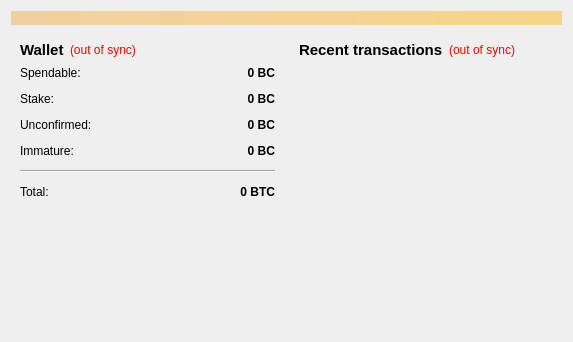
<?xml version="1.0" encoding="UTF-8"?>
<ui version="4.0">
 <class>OverviewPage</class>
 <widget class="QWidget" name="OverviewPage">
  <property name="geometry">
   <rect>
    <x>0</x>
    <y>0</y>
    <width>573</width>
    <height>342</height>
   </rect>
  </property>
  <property name="windowTitle">
   <string>Form</string>
  </property>
  <layout class="QVBoxLayout" name="topLayout">
   <item>
    <widget class="QLabel" name="labelAlerts">
     <property name="visible">
      <bool>false</bool>
     </property>
     <property name="styleSheet">
      <string notr="true">background-color: qlineargradient(x1: 0, y1: 0, x2: 1, y2: 0, stop:0 #F0D0A0, stop:1 #F8D488);  color:#000000
</string>
     </property>
     <property name="wordWrap">
      <bool>true</bool>
     </property>
     <property name="margin">
      <number>3</number>
     </property>
    </widget>
   </item>
   <item>
    <layout class="QHBoxLayout" name="horizontalLayout" stretch="1,1">
     <item>
      <layout class="QVBoxLayout" name="verticalLayout_2">
       <item>
        <widget class="QWidget" name="widget" native="true">
         <layout class="QVBoxLayout" name="verticalLayout_4">
          <item>
           <layout class="QHBoxLayout" name="horizontalLayout_4">
            <item>
             <widget class="QLabel" name="label_5">
              <property name="font">
               <font>
                <pointsize>11</pointsize>
                <weight>75</weight>
                <bold>true</bold>
               </font>
              </property>
              <property name="text">
               <string>Wallet</string>
              </property>
             </widget>
            </item>
            <item>
             <widget class="QLabel" name="labelWalletStatus">
              <property name="toolTip">
               <string>The displayed information may be out of date. Your wallet automatically synchronizes with the Crave network after a connection is established, but this process has not completed yet.</string>
              </property>
              <property name="styleSheet">
               <string notr="true">QLabel { color: red; }</string>
              </property>
              <property name="text">
               <string notr="true">(out of sync)</string>
              </property>
              <property name="alignment">
               <set>Qt::AlignLeading|Qt::AlignLeft|Qt::AlignVCenter</set>
              </property>
             </widget>
            </item>
            <item>
             <spacer name="horizontalSpacer_2">
              <property name="orientation">
               <enum>Qt::Horizontal</enum>
              </property>
              <property name="sizeHint" stdset="0">
               <size>
                <width>40</width>
                <height>20</height>
               </size>
              </property>
             </spacer>
            </item>
           </layout>
          </item>
          <item>
           <layout class="QFormLayout" name="formLayout_2">
            <property name="fieldGrowthPolicy">
             <enum>QFormLayout::AllNonFixedFieldsGrow</enum>
            </property>
            <property name="horizontalSpacing">
             <number>12</number>
            </property>
            <property name="verticalSpacing">
             <number>12</number>
            </property>
            <item row="0" column="0">
             <widget class="QLabel" name="label">
              <property name="text">
               <string>Spendable:</string>
              </property>
             </widget>
            </item>
            <item row="0" column="1">
             <widget class="QLabel" name="labelBalance">
              <property name="font">
               <font>
                <weight>75</weight>
                <bold>true</bold>
               </font>
              </property>
              <property name="cursor">
               <cursorShape>IBeamCursor</cursorShape>
              </property>
              <property name="toolTip">
               <string>Your current spendable balance</string>
              </property>
              <property name="text">
               <string notr="true">0 BC</string>
              </property>
              <property name="alignment">
               <set>Qt::AlignRight|Qt::AlignTrailing|Qt::AlignVCenter</set>
              </property>
              <property name="textInteractionFlags">
               <set>Qt::LinksAccessibleByMouse|Qt::TextSelectableByKeyboard|Qt::TextSelectableByMouse</set>
              </property>
             </widget>
            </item>
            <item row="1" column="0">
             <widget class="QLabel" name="label_6">
              <property name="text">
               <string>Stake:</string>
              </property>
             </widget>
            </item>
            <item row="1" column="1">
             <widget class="QLabel" name="labelStake">
              <property name="font">
               <font>
                <weight>75</weight>
                <bold>true</bold>
               </font>
              </property>
              <property name="cursor">
               <cursorShape>IBeamCursor</cursorShape>
              </property>
              <property name="toolTip">
               <string>Total of coins that was staked, and do not yet count toward the current balance</string>
              </property>
              <property name="text">
               <string notr="true">0 BC</string>
              </property>
              <property name="alignment">
               <set>Qt::AlignRight|Qt::AlignTrailing|Qt::AlignVCenter</set>
              </property>
              <property name="textInteractionFlags">
               <set>Qt::LinksAccessibleByMouse|Qt::TextSelectableByKeyboard|Qt::TextSelectableByMouse</set>
              </property>
             </widget>
            </item>
            <item row="2" column="0">
             <widget class="QLabel" name="label_3">
              <property name="text">
               <string>Unconfirmed:</string>
              </property>
             </widget>
            </item>
            <item row="2" column="1">
             <widget class="QLabel" name="labelUnconfirmed">
              <property name="font">
               <font>
                <weight>75</weight>
                <bold>true</bold>
               </font>
              </property>
              <property name="cursor">
               <cursorShape>IBeamCursor</cursorShape>
              </property>
              <property name="toolTip">
               <string>Total of transactions that have yet to be confirmed, and do not yet count toward the current balance</string>
              </property>
              <property name="text">
               <string notr="true">0 BC</string>
              </property>
              <property name="alignment">
               <set>Qt::AlignRight|Qt::AlignTrailing|Qt::AlignVCenter</set>
              </property>
              <property name="textInteractionFlags">
               <set>Qt::LinksAccessibleByMouse|Qt::TextSelectableByKeyboard|Qt::TextSelectableByMouse</set>
              </property>
             </widget>
            </item>
            <item row="3" column="0">
             <widget class="QLabel" name="labelImmatureText">
              <property name="text">
               <string>Immature:</string>
              </property>
             </widget>
            </item>
            <item row="3" column="1">
             <widget class="QLabel" name="labelImmature">
              <property name="font">
               <font>
                <weight>75</weight>
                <bold>true</bold>
               </font>
              </property>
              <property name="toolTip">
               <string>Mined balance that has not yet matured</string>
              </property>
              <property name="text">
               <string notr="true">0 BC</string>
              </property>
              <property name="alignment">
               <set>Qt::AlignRight|Qt::AlignTrailing|Qt::AlignVCenter</set>
              </property>
              <property name="textInteractionFlags">
               <set>Qt::LinksAccessibleByMouse|Qt::TextSelectableByKeyboard|Qt::TextSelectableByMouse</set>
              </property>
             </widget>
            </item>
            <item row="4" column="0" colspan="2">
             <widget class="Line" name="line">
              <property name="orientation">
               <enum>Qt::Horizontal</enum>
              </property>
             </widget>
            </item>
            <item row="5" column="0">
             <widget class="QLabel" name="labelTotalText">
              <property name="text">
               <string>Total:</string>
              </property>
             </widget>
            </item>
            <item row="5" column="1">
             <widget class="QLabel" name="labelTotal">
              <property name="font">
               <font>
                <weight>75</weight>
                <bold>true</bold>
               </font>
              </property>
              <property name="cursor">
               <cursorShape>IBeamCursor</cursorShape>
              </property>
              <property name="toolTip">
               <string>Your current total balance</string>
              </property>
              <property name="text">
               <string notr="true">0 BTC</string>
              </property>
              <property name="alignment">
               <set>Qt::AlignRight|Qt::AlignTrailing|Qt::AlignVCenter</set>
              </property>
              <property name="textInteractionFlags">
               <set>Qt::LinksAccessibleByMouse|Qt::TextSelectableByKeyboard|Qt::TextSelectableByMouse</set>
              </property>
             </widget>
            </item>
           </layout>
          </item>
         </layout>
        </widget>
       </item>
       <item>
        <spacer name="verticalSpacer">
         <property name="orientation">
          <enum>Qt::Vertical</enum>
         </property>
         <property name="sizeHint" stdset="0">
          <size>
           <width>20</width>
           <height>40</height>
          </size>
         </property>
        </spacer>
       </item>
      </layout>
     </item>
     <item>
      <layout class="QVBoxLayout" name="verticalLayout_3">
       <item>
        <widget class="QWidget" name="widget_2" native="true">
         <layout class="QVBoxLayout" name="verticalLayout">
          <item>
           <layout class="QHBoxLayout" name="horizontalLayout_2">
            <item>
             <widget class="QLabel" name="label_4">
              <property name="font">
               <font>
                <pointsize>11</pointsize>
                <weight>75</weight>
                <bold>true</bold>
               </font>
              </property>
              <property name="text">
               <string>&lt;b&gt;Recent transactions&lt;/b&gt;</string>
              </property>
             </widget>
            </item>
            <item>
             <widget class="QLabel" name="labelTransactionsStatus">
              <property name="toolTip">
               <string>The displayed information may be out of date. Your wallet automatically synchronizes with the Crave network after a connection is established, but this process has not completed yet.</string>
              </property>
              <property name="styleSheet">
               <string notr="true">QLabel { color: red; }</string>
              </property>
              <property name="text">
               <string notr="true">(out of sync)</string>
              </property>
              <property name="alignment">
               <set>Qt::AlignRight|Qt::AlignTrailing|Qt::AlignVCenter</set>
              </property>
             </widget>
            </item>
            <item>
             <spacer name="horizontalSpacer">
              <property name="orientation">
               <enum>Qt::Horizontal</enum>
              </property>
              <property name="sizeHint" stdset="0">
               <size>
                <width>40</width>
                <height>20</height>
               </size>
              </property>
             </spacer>
            </item>
           </layout>
          </item>
          <item>
           <widget class="QListView" name="listTransactions">
            <property name="styleSheet">
             <string notr="true">QListView { background: transparent; }</string>
            </property>
            <property name="frameShape">
             <enum>QFrame::NoFrame</enum>
            </property>
            <property name="verticalScrollBarPolicy">
             <enum>Qt::ScrollBarAlwaysOff</enum>
            </property>
            <property name="horizontalScrollBarPolicy">
             <enum>Qt::ScrollBarAlwaysOff</enum>
            </property>
            <property name="selectionMode">
             <enum>QAbstractItemView::NoSelection</enum>
            </property>
           </widget>
          </item>
         </layout>
        </widget>
       </item>
      </layout>
     </item>
    </layout>
   </item>
  </layout>
 </widget>
 <resources/>
 <connections/>
</ui>
